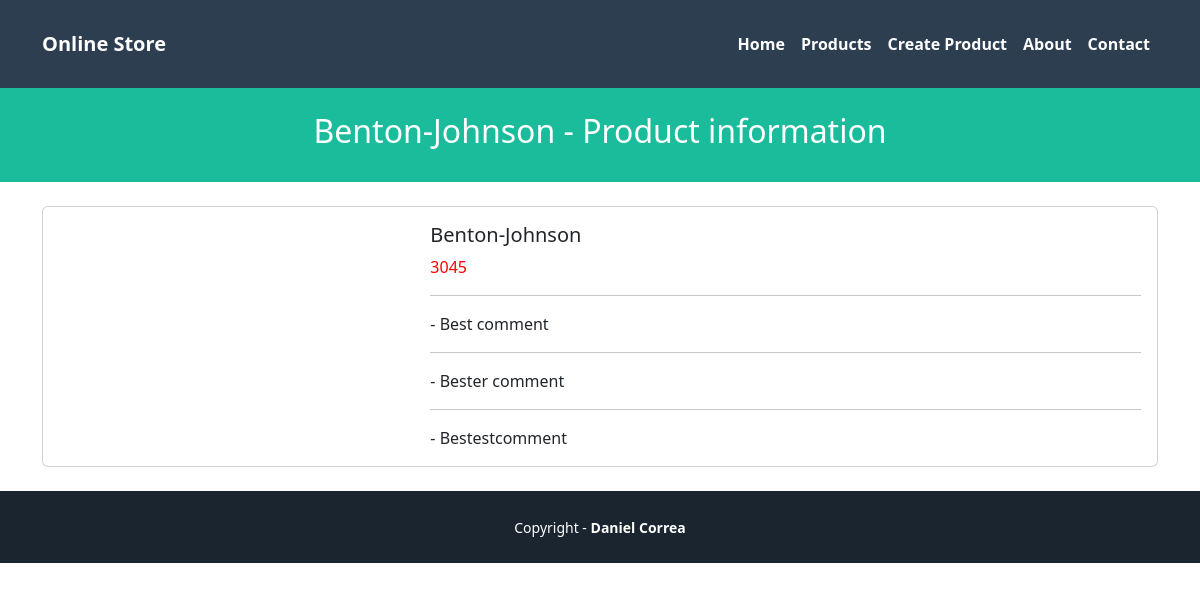
The page /products/1/ on the database its author committed.
### pages/models.py (models this page shows)
class Product(models.Model):
    name = models.CharField(max_length=255)
    price = models.IntegerField()
    created_at = models.DateTimeField(auto_now_add=True)
    updated_at = models.DateTimeField(auto_now=True)

class Comment(models.Model):
    product = models.ForeignKey(Product, on_delete=models.CASCADE)
    description = models.TextField()

### pages/views.py (the view)
# urls.py: path('products/<str:id>/', ProductShowView.as_view(), name='show'),
class ProductShowView(View):
    template_name = 'products/show.html'
    def get(self, request, id):
        try:
            product_id = int(id)
            if product_id < 1:
                raise ValueError('Product id must be 1 or greater')
            product = get_object_or_404(Product, pk=product_id)
        except (ValueError, IndexError):
            return HttpResponseRedirect(reverse('home'))
        viewData = {}
        product = get_object_or_404(Product, pk=product_id)
        viewData['title'] = product.name + ' - Online Store'
        viewData['subtitle'] = product.name + ' - Product information'
        viewData['product'] = product
        return render(request, self.template_name, viewData)

### pages/templates/products/show.html (shortened to what this page needs)
{% extends 'pages/base.html' %}
{% block header_title %}{{subtitle}}{% endblock %}
{% block content %}
<div class="card mb-3">
  <div class="row g-0">
    <div class="col-md-4">
    </div>
    <div class="col-md-8">
      <div class="card-body">
        <h5 class="card-title">
          {{product.name}}
        </h5>
        {% if product.price > 2000 %}
        <p class="card-text" style="color: red;">{{product.price}}</p>
        {% else %}
        <p class="card-text">{{product.price}}</p>
        {% endif %}
        {% for comment in product.comment_set.all %}
        <hr>
        - {{comment.description}}<br />
        {% endfor %}
      </div>
    </div>
  </div>
</div>
{% endblock %}

### rows shown on the page
Product: name "Benton-Johnson", price "3045"
Comment: description "Best comment"
Comment: description "Bester comment"
Comment: description "Bestestcomment"

### other values the page prints
{{ subtitle }} "Benton-Johnson - Product information"
